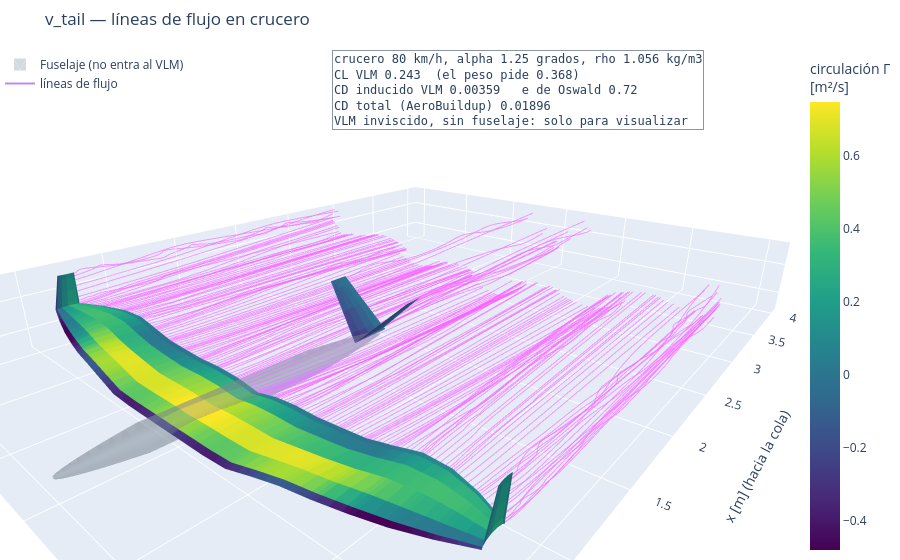

Here is the notebook cell this chart was saved with:
### Markdown cell above
## 8b. Líneas de flujo del ganador (VLM)

El avión **trimado** en el punto de **crucero** de la misión (su alpha, 80 km/h, la densidad del escenario), resuelto con el método de red de vórtices (VLM) de AeroSandbox. Los paneles se pintan con la **circulación Γ** de cada vórtice [m²/s]: dónde el ala genera más sustentación. Las líneas violetas son líneas de flujo: se ven la estela y el torbellino de punta.

**Es solo para visualizar.** El VLM es potencial e inviscido: no ve el fuselaje (se dibuja en gris como referencia), no capta toda la sustentación de los perfiles con mucha curvatura, y el CD que da es solo el inducido. Los números del optimizador salen de AeroBuildup (el recuadro muestra los dos). Tarda ~20 s. Para ver otra familia, cambiá `FAMILIA_FLUJO`.

### Code cell
FAMILIA_FLUJO = top_ganadora          # o cualquiera de TOPOLOGIAS_A_CORRER, p. ej. "pod_boom"

fig_flujo, datos_flujo = av.figura_flujo(estados[FAMILIA_FLUJO].mejor().params, FAMILIA_FLUJO)
if fig_flujo is None:
    print(f"[{FAMILIA_FLUJO}] el mejor avion es infactible: {datos_flujo['motivo']}")
else:
    fig_flujo.show()

### Figure 1 — Plotly figure (JSON) as saved in the notebook; plotly's stock layout.template omitted (floating-point values rounded to 4 significant figures; data arrays with more than 128 entries replaced by an {"elided": "..."} marker saying what was removed)
{"data": [{"colorbar": {"title": {"text": "circulación Γ<br>[m²/s]"}, "x": 1}, "colorscale": [[0, "#440154"], [0.1111, "#482878"], [0.2222, "#3e4989"], [0.3333, "#31688e"], [0.4444, "#26828e"], [0.5556, "#1f9e89"], [0.6667, "#35b779"], [0.7778, "#6ece58"], [0.8889, "#b5de2b"], [1, "#fde725"]], "flatshading": false, "i": {"elided": "1152 int values"}, "intensity": {"elided": "1152 float values"}, "intensitymode": "cell", "j": {"elided": "1152 int values"}, "k": {"elided": "1152 int values"}, "lighting": {"ambient": 0.75, "diffuse": 0.35, "roughness": 0.9, "specular": 0.05}, "name": "superficies (VLM)", "type": "mesh3d", "x": {"elided": "2304 float values"}, "y": {"elided": "2304 float values"}, "z": {"elided": "2304 float values"}}, {"color": "#8a96a3", "i": {"elided": "720 int values"}, "j": {"elided": "720 int values"}, "k": {"elided": "720 int values"}, "lighting": {"ambient": 0.75, "diffuse": 0.35, "roughness": 0.9, "specular": 0.05}, "name": "Fuselaje (no entra al VLM)", "opacity": 0.35, "showlegend": true, "type": "mesh3d", "x": {"elided": "380 float values"}, "y": {"elided": "380 float values"}, "z": {"elided": "380 float values"}}, {"line": {"color": "rgba(150, 60, 220, 0.6)", "width": 2}, "mode": "lines", "name": "líneas de flujo", "type": "scatter3d", "x": {"elided": "57792 float values"}, "y": {"elided": "57792 float values"}, "z": {"elided": "57792 float values"}}], "layout": {"annotations": [{"align": "left", "bgcolor": "rgba(255,255,255,0.85)", "bordercolor": "#8a96a3", "borderwidth": 1, "font": {"family": "monospace", "size": 12}, "showarrow": false, "text": "crucero 80 km/h, alpha 1.25 grados, rho 1.056 kg/m3<br>CL VLM 0.243  (el peso pide 0.368)<br>CD inducido VLM 0.00359   e de Oswald 0.72<br>CD total (AeroBuildup) 0.01896<br>VLM inviscido, sin fuselaje: solo para visualizar", "x": 0.88, "xanchor": "right", "xref": "paper", "y": 1, "yanchor": "top", "yref": "paper"}], "legend": {"x": 0, "y": 1}, "margin": {"b": 0, "l": 0, "r": 0, "t": 50}, "scene": {"aspectmode": "data", "camera": {"eye": {"x": -1.4, "y": -1.2, "z": 0.7}}, "xaxis": {"title": {"text": "x [m] (hacia la cola)"}}, "yaxis": {"title": {"text": "y [m]"}}, "zaxis": {"title": {"text": "z [m]"}}}, "title": {"text": "v_tail — líneas de flujo en crucero"}}}
